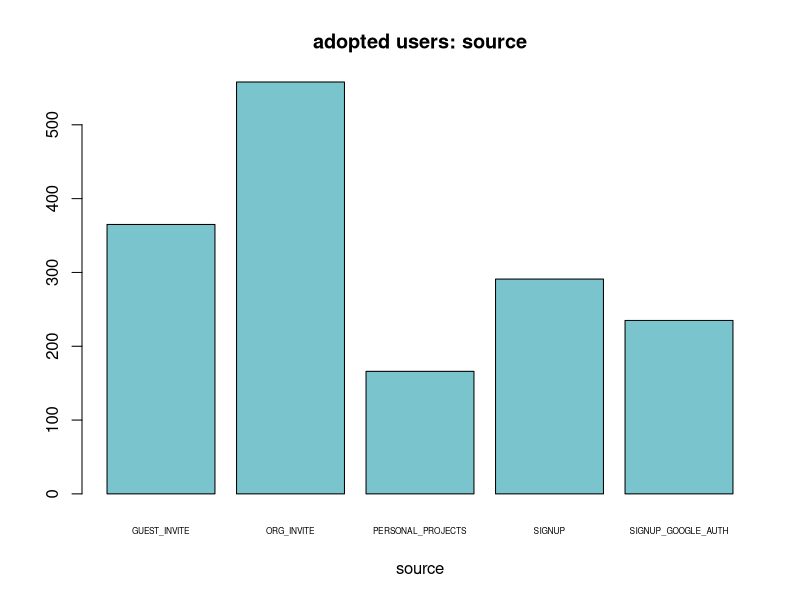
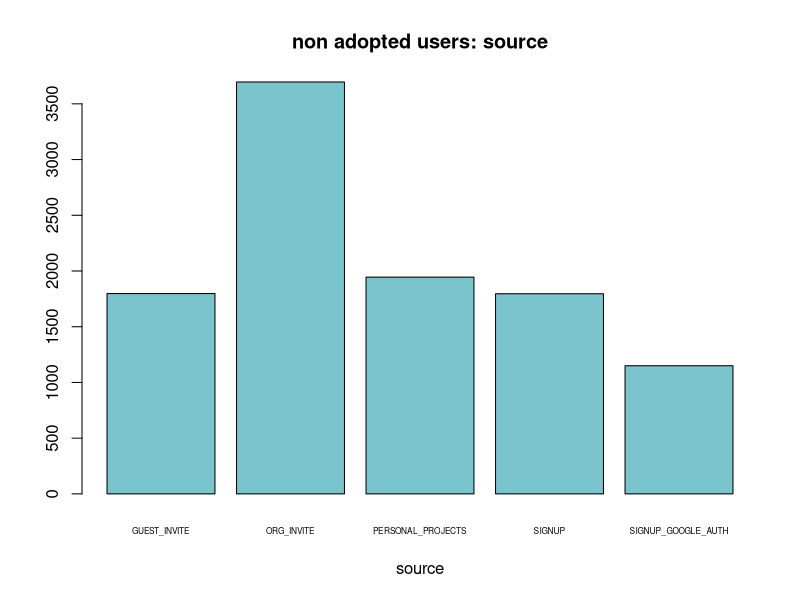
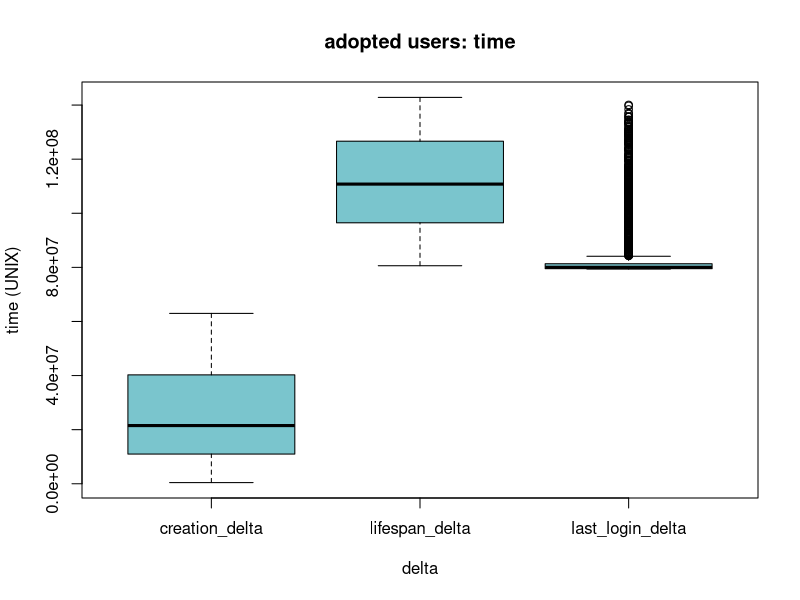
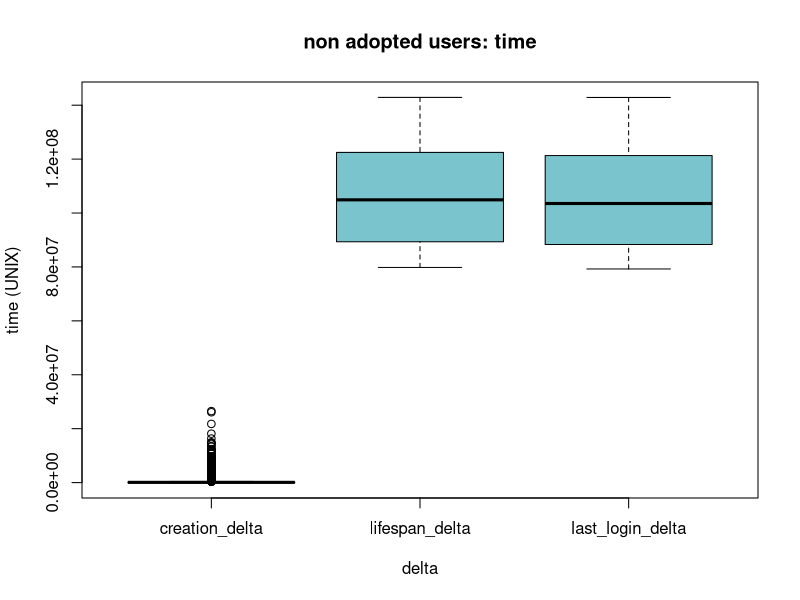

Write R code to recreate these figures, in order.
# Load adopted users database
adopted_users <- read.csv('../data/adopted_users_extended.csv', header=TRUE)

# Exploratory Data Analysis for creation_source
library(MASS)

# Break up into adopted_users and non adopted users
adopted <- subset(adopted_users, adopted_user==1)
non_adopted <- subset(adopted_users, adopted_user==0)

source_adopted = adopted$creation_source
source_non_adopted = non_adopted$creation_source

source_adopted.freq = table(source_adopted)
source_non_adopted.freq = table(source_non_adopted)

png('../images/barplot-adopted-source.png')
barplot(source_adopted.freq, main='adopted users: source', col='cadetblue3', xlab='source', cex.names=0.50)
dev.off()

png('../images/barplot-non-adopted-source.png')
barplot(source_non_adopted.freq, main='non adopted users: source', xlab='source', col='cadetblue3', cex.names=0.50)
dev.off()

# Exploratory Data Analysis for time
columns_time <- c('creation_delta','lifespan_delta','last_login_delta')
time_adopted <- adopted[,columns_time]
time_non_adopted <- non_adopted[,columns_time]

png('../images/boxplot-adopted-time.png')
boxplot(time_adopted, main='adopted users: time', xlab='delta', ylab='time (UNIX)', col='cadetblue3', cex.names=0.50)
dev.off()

png('../images/boxplot-non-adopted-time.png')
boxplot(time_non_adopted, main='non adopted users: time', xlab='delta', ylab='time (UNIX)', col='cadetblue3', cex.names=0.50)
dev.off()
